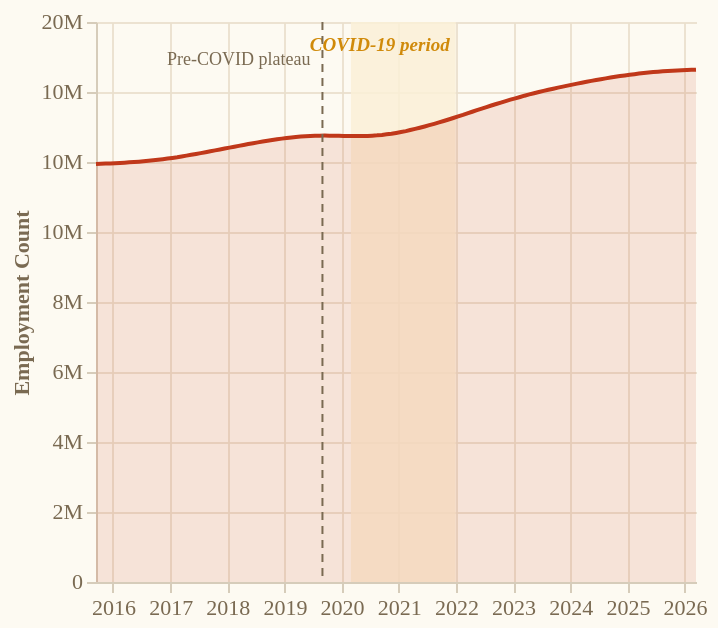

Specify this chart in Vega-Lite:
### Vega-Lite specification from a JSON file in a GitHub repository (floating-point values rounded to 4 significant figures)
{"$schema": "https://vega.github.io/schema/vega-lite/v5.json", "config": {"background": "#FDFAF2", "font": "DM Sans", "axis": {"labelFont": "DM Sans", "labelFontSize": 11, "labelColor": "#7A6A52", "titleFont": "DM Sans", "titleFontSize": 11, "titleColor": "#7A6A52", "gridColor": "#EAE0CE", "gridOpacity": 0.9, "domainColor": "#D6CCBA", "tickColor": "#D6CCBA"}, "legend": {"labelFont": "DM Sans", "labelFontSize": 11, "labelColor": "#3A2C1C", "titleFont": "DM Sans", "titleFontSize": 11, "titleColor": "#7A6A52"}, "view": {"stroke": "transparent"}}, "width": "container", "height": 280, "layer": [{"data": {"values": [{"s": "2020-03-01", "e": "2021-12-31"}]}, "mark": {"type": "rect", "color": "#FBF0D8", "opacity": 0.85}, "encoding": {"x": {"field": "s", "type": "temporal"}, "x2": {"field": "e", "type": "temporal"}}}, {"data": {"values": [{"d": "2020-09-01", "v": 14900000, "t": "COVID-19 period"}]}, "mark": {"type": "text", "align": "center", "fontSize": 9.5, "color": "#D08A0A", "fontWeight": "600", "fontStyle": "italic", "dy": -8}, "encoding": {"x": {"field": "d", "type": "temporal"}, "y": {"field": "v", "type": "quantitative"}, "text": {"field": "t"}}}, {"data": {"values": [{"date": "2015-09-15", "job_seekers": 11943934}, {"date": "2015-10-15", "job_seekers": 11949022}, {"date": "2015-11-15", "job_seekers": 11954394}, {"date": "2015-12-15", "job_seekers": 11960250}, {"date": "2016-01-15", "job_seekers": 11966759}, {"date": "2016-02-15", "job_seekers": 11973706}, {"date": "2016-03-15", "job_seekers": 11981588}, {"date": "2016-04-15", "job_seekers": 11990043}, {"date": "2016-05-15", "job_seekers": 11999466}, {"date": "2016-06-15", "job_seekers": 12010055}, {"date": "2016-07-15", "job_seekers": 12021591}, {"date": "2016-08-15", "job_seekers": 12034258}, {"date": "2016-09-15", "job_seekers": 12048154}, {"date": "2016-10-15", "job_seekers": 12063487}, {"date": "2016-11-15", "job_seekers": 12079980}, {"date": "2016-12-15", "job_seekers": 12097872}, {"date": "2017-01-15", "job_seekers": 12116991}, {"date": "2017-02-15", "job_seekers": 12137434}, {"date": "2017-03-15", "job_seekers": 12158922}, {"date": "2017-04-15", "job_seekers": 12181495}, {"date": "2017-05-15", "job_seekers": 12205000}, {"date": "2017-06-15", "job_seekers": 12229337}, {"date": "2017-07-15", "job_seekers": 12254359}, {"date": "2017-08-15", "job_seekers": 12279751}, {"date": "2017-09-15", "job_seekers": 12305659}, {"date": "2017-10-15", "job_seekers": 12331616}, {"date": "2017-11-15", "job_seekers": 12357863}, {"date": "2017-12-15", "job_seekers": 12384068}, {"date": "2018-01-15", "job_seekers": 12410098}, {"date": "2018-02-15", "job_seekers": 12436043}, {"date": "2018-03-15", "job_seekers": 12461790}, {"date": "2018-04-15", "job_seekers": 12487174}, {"date": "2018-05-15", "job_seekers": 12512314}, {"date": "2018-06-15", "job_seekers": 12536738}, {"date": "2018-07-15", "job_seekers": 12560818}, {"date": "2018-08-15", "job_seekers": 12584256}, {"date": "2018-09-15", "job_seekers": 12606691}, {"date": "2018-10-15", "job_seekers": 12628471}, {"date": "2018-11-15", "job_seekers": 12648878}, {"date": "2018-12-15", "job_seekers": 12668157}, {"date": "2019-01-15", "job_seekers": 12685751}, {"date": "2019-02-15", "job_seekers": 12701619}, {"date": "2019-03-15", "job_seekers": 12715677}, {"date": "2019-04-15", "job_seekers": 12727573}, {"date": "2019-05-15", "job_seekers": 12737347}, {"date": "2019-06-15", "job_seekers": 12744758}, {"date": "2019-07-15", "job_seekers": 12749919}, {"date": "2019-08-15", "job_seekers": 12753057}, {"date": "2019-09-15", "job_seekers": 12753941}, {"date": "2019-10-15", "job_seekers": 12753420}, {"date": "2019-11-15", "job_seekers": 12751507}, {"date": "2019-12-15", "job_seekers": 12748626}, {"date": "2020-01-15", "job_seekers": 12745710}, {"date": "2020-02-15", "job_seekers": 12742818}, {"date": "2020-03-15", "job_seekers": 12740805}, {"date": "2020-04-15", "job_seekers": 12740181}, {"date": "2020-05-15", "job_seekers": 12741647}, {"date": "2020-06-15", "job_seekers": 12745357}, {"date": "2020-07-15", "job_seekers": 12751885}, {"date": "2020-08-15", "job_seekers": 12761332}, {"date": "2020-09-15", "job_seekers": 12774062}, {"date": "2020-10-15", "job_seekers": 12789852}, {"date": "2020-11-15", "job_seekers": 12808930}, {"date": "2020-12-15", "job_seekers": 12830877}, {"date": "2021-01-15", "job_seekers": 12855716}, {"date": "2021-02-15", "job_seekers": 12883171}, {"date": "2021-03-15", "job_seekers": 12913024}, {"date": "2021-04-15", "job_seekers": 12945036}, {"date": "2021-05-15", "job_seekers": 12979049}, {"date": "2021-06-15", "job_seekers": 13014623}, {"date": "2021-07-15", "job_seekers": 13052020}, {"date": "2021-08-15", "job_seekers": 13090776}, {"date": "2021-09-15", "job_seekers": 13130668}, {"date": "2021-10-15", "job_seekers": 13171872}, {"date": "2021-11-15", "job_seekers": 13214220}, {"date": "2021-12-15", "job_seekers": 13257347}, {"date": "2022-01-15", "job_seekers": 13301180}, {"date": "2022-02-15", "job_seekers": 13345721}, {"date": "2022-03-15", "job_seekers": 13390523}, {"date": "2022-04-15", "job_seekers": 13435513}, {"date": "2022-05-15", "job_seekers": 13480485}, {"date": "2022-06-15", "job_seekers": 13525243}, {"date": "2022-07-15", "job_seekers": 13569512}, {"date": "2022-08-15", "job_seekers": 13613437}, {"date": "2022-09-15", "job_seekers": 13656536}, {"date": "2022-10-15", "job_seekers": 13698792}, {"date": "2022-11-15", "job_seekers": 13740054}, {"date": "2022-12-15", "job_seekers": 13780363}, {"date": "2023-01-15", "job_seekers": 13819378}, {"date": "2023-02-15", "job_seekers": 13857519}, {"date": "2023-03-15", "job_seekers": 13894505}, {"date": "2023-04-15", "job_seekers": 13930344}, {"date": "2023-05-15", "job_seekers": 13965149}, {"date": "2023-06-15", "job_seekers": 13998785}, {"date": "2023-07-15", "job_seekers": 14031626}, {"date": "2023-08-15", "job_seekers": 14063434}, {"date": "2023-09-15", "job_seekers": 14094542}, {"date": "2023-10-15", "job_seekers": 14124711}, {"date": "2023-11-15", "job_seekers": 14154160}, {"date": "2023-12-15", "job_seekers": 14183000}, {"date": "2024-01-15", "job_seekers": 14211078}, {"date": "2024-02-15", "job_seekers": 14238490}, {"date": "2024-03-15", "job_seekers": 14265338}, {"date": "2024-04-15", "job_seekers": 14291731}, {"date": "2024-05-15", "job_seekers": 14317206}, {"date": "2024-06-15", "job_seekers": 14342038}, {"date": "2024-07-15", "job_seekers": 14366182}, {"date": "2024-08-15", "job_seekers": 14389607}, {"date": "2024-09-15", "job_seekers": 14412109}, {"date": "2024-10-15", "job_seekers": 14433884}, {"date": "2024-11-15", "job_seekers": 14454538}, {"date": "2024-12-15", "job_seekers": 14474201}, {"date": "2025-01-15", "job_seekers": 14492756}, {"date": "2025-02-15", "job_seekers": 14510189}, {"date": "2025-03-15", "job_seekers": 14526512}, {"date": "2025-04-15", "job_seekers": 14541722}, {"date": "2025-05-15", "job_seekers": 14555674}, {"date": "2025-06-15", "job_seekers": 14568390}, {"date": "2025-07-15", "job_seekers": 14580100}, {"date": "2025-08-15", "job_seekers": 14590634}, {"date": "2025-09-15", "job_seekers": 14600166}, {"date": "2025-10-15", "job_seekers": 14608629}, {"date": "2025-11-15", "job_seekers": 14616281}, {"date": "2025-12-15", "job_seekers": 14622973}, {"date": "2026-01-15", "job_seekers": 14628902}, {"date": "2026-02-15", "job_seekers": 14634127}, {"date": "2026-03-15", "job_seekers": 14638872}]}, "mark": {"type": "area", "color": "#C0381A", "opacity": 0.12, "line": {"color": "#C0381A", "strokeWidth": 2}}, "encoding": {"x": {"field": "date", "type": "temporal", "axis": {"title": null, "format": "%Y", "tickCount": 12}}, "y": {"field": "job_seekers", "type": "quantitative", "axis": {"title": "Employment Count", "format": ",.0s"}, "scale": {"zero": false}}, "tooltip": [{"field": "date", "title": "Month", "type": "temporal", "format": "%B %Y"}, {"field": "job_seekers", "title": "Employment Count", "format": ",.0f"}]}}, {"data": {"values": [{"d": "2019-09-01"}]}, "mark": {"type": "rule", "color": "#7A6A52", "strokeDash": [4, 3], "strokeWidth": 1}, "encoding": {"x": {"field": "d", "type": "temporal"}}}, {"data": {"values": [{"d": "2019-09-01", "v": 14950000, "t": "Pre-COVID plateau"}]}, "mark": {"type": "text", "align": "right", "dx": -6, "fontSize": 9, "color": "#7A6A52"}, "encoding": {"x": {"field": "d", "type": "temporal"}, "y": {"field": "v", "type": "quantitative"}, "text": {"field": "t"}}}]}
